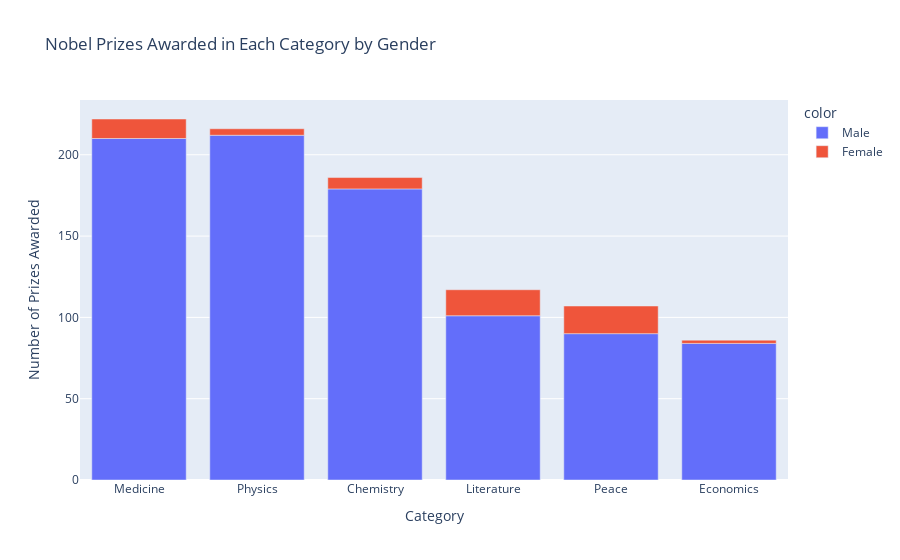

The notebook cell this image was saved under:
### Code cell
mfbar = px.bar(x=mf_category.category, 
               y=mf_category.prize,
               color=mf_category.sex,
               title='Nobel Prizes Awarded in Each Category by Gender')
mfbar.update_layout(xaxis_title='Category',
                    yaxis_title='Number of Prizes Awarded',
                    xaxis={'categoryorder': 'total descending'})
mfbar.show()

### Figure 1 — Plotly figure (JSON) as saved in the notebook; plotly's stock layout.template omitted (floating-point values rounded to 4 significant figures)
{"data": [{"alignmentgroup": "True", "hovertemplate": "color=Male<br>x=%{x}<br>y=%{y}<extra></extra>", "legendgroup": "Male", "marker": {"color": "#636efa"}, "name": "Male", "offsetgroup": "Male", "orientation": "v", "showlegend": true, "textposition": "auto", "type": "bar", "x": ["Physics", "Medicine", "Chemistry", "Literature", "Peace", "Economics"], "xaxis": "x", "y": [212, 210, 179, 101, 90, 84], "yaxis": "y"}, {"alignmentgroup": "True", "hovertemplate": "color=Female<br>x=%{x}<br>y=%{y}<extra></extra>", "legendgroup": "Female", "marker": {"color": "#EF553B"}, "name": "Female", "offsetgroup": "Female", "orientation": "v", "showlegend": true, "textposition": "auto", "type": "bar", "x": ["Peace", "Literature", "Medicine", "Chemistry", "Physics", "Economics"], "xaxis": "x", "y": [17, 16, 12, 7, 4, 2], "yaxis": "y"}], "layout": {"barmode": "relative", "legend": {"title": {"text": "color"}, "tracegroupgap": 0}, "title": {"text": "Nobel Prizes Awarded in Each Category by Gender"}, "xaxis": {"anchor": "y", "categoryorder": "total descending", "domain": [0, 1], "title": {"text": "Category"}}, "yaxis": {"anchor": "x", "domain": [0, 1], "title": {"text": "Number of Prizes Awarded"}}}}
